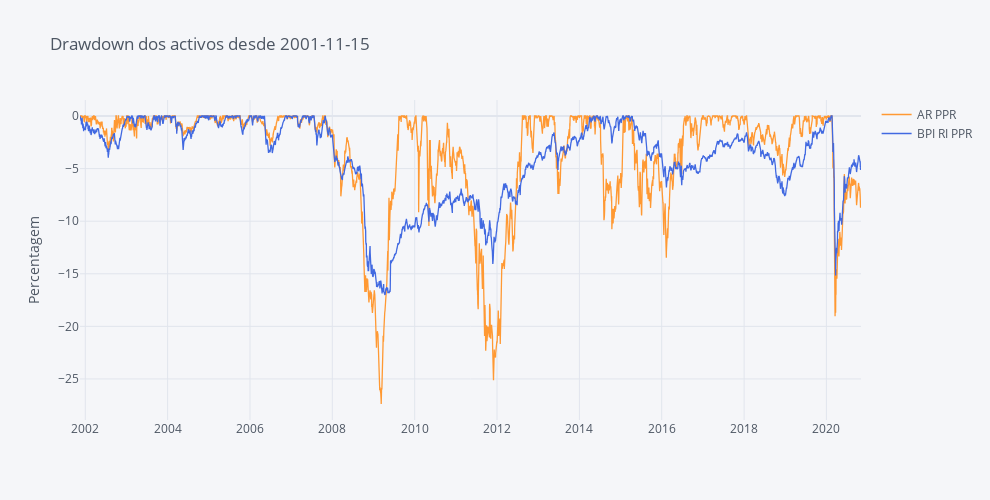

This figure's notebook cell:
### Code cell
#### Computing Drawdowns ####
DD = compute_drawdowns(fundos)

round(DD, 2).iplot(title='Drawdown dos activos desde ' + begin, yTitle='Percentagem', dimensions=(990, 500), colors=Palette)

### Figure 1 — Plotly figure (JSON) as saved in the notebook; plotly's stock layout.template omitted (floating-point values rounded to 4 significant figures; data arrays with more than 128 entries replaced by an {"elided": "..."} marker saying what was removed)
{"data": [{"line": {"color": "rgba(255, 153, 51, 1.0)", "dash": "solid", "shape": "linear", "width": 1.3}, "mode": "lines", "name": "AR PPR", "text": "", "type": "scatter", "x": {"elided": "5516 str values"}, "y": {"elided": "5516 float values"}}, {"line": {"color": "rgba(65, 105, 225, 1.0)", "dash": "solid", "shape": "linear", "width": 1.3}, "mode": "lines", "name": "BPI RI PPR", "text": "", "type": "scatter", "x": {"elided": "5516 str values"}, "y": {"elided": "5516 float values"}}], "layout": {"height": 500, "legend": {"bgcolor": "#F5F6F9", "font": {"color": "#4D5663"}}, "paper_bgcolor": "#F5F6F9", "plot_bgcolor": "#F5F6F9", "title": {"font": {"color": "#4D5663"}, "text": "Drawdown dos activos desde 2001-11-15"}, "width": 990, "xaxis": {"autorange": true, "gridcolor": "#E1E5ED", "range": ["2001-11-15", "2020-11-03"], "showgrid": true, "tickfont": {"color": "#4D5663"}, "title": {"font": {"color": "#4D5663"}, "text": ""}, "type": "date", "zerolinecolor": "#E1E5ED"}, "yaxis": {"autorange": true, "gridcolor": "#E1E5ED", "range": [-28.9, 1.521], "showgrid": true, "tickfont": {"color": "#4D5663"}, "title": {"font": {"color": "#4D5663"}, "text": "Percentagem"}, "type": "linear", "zerolinecolor": "#E1E5ED"}}}
